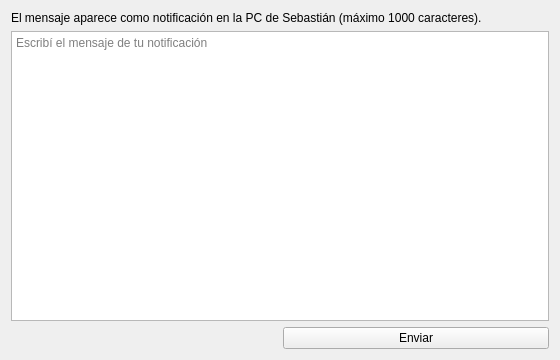
<?xml version="1.0" encoding="UTF-8"?>
<ui version="4.0">
 <class>PaginaNotificacion</class>
 <widget class="QWidget" name="PaginaNotificacion">
  <property name="geometry">
   <rect>
    <x>0</x>
    <y>0</y>
    <width>560</width>
    <height>360</height>
   </rect>
  </property>
  <property name="windowTitle">
   <string>Notificaciones</string>
  </property>
  <layout class="QVBoxLayout" name="layoutPrincipal">
   <item>
    <widget class="QLabel" name="etiquetaDescripcion">
     <property name="text">
      <string>El mensaje aparece como notificación en la PC de Sebastián (máximo 1000 caracteres).</string>
     </property>
     <property name="wordWrap">
      <bool>true</bool>
     </property>
    </widget>
   </item>
   <item>
    <widget class="QPlainTextEdit" name="editMensaje">
     <property name="placeholderText">
      <string>Escribí el mensaje de tu notificación</string>
     </property>
    </widget>
   </item>
   <item>
    <layout class="QHBoxLayout" name="layoutBotones">
     <item>
      <widget class="QLabel" name="etiquetaEstado">
       <property name="text">
        <string/>
       </property>
       <property name="wordWrap">
        <bool>true</bool>
       </property>
      </widget>
     </item>
     <item>
      <widget class="QPushButton" name="botonEnviar">
       <property name="text">
        <string>Enviar</string>
       </property>
       <property name="icon">
        <iconset theme="mail-send"/>
       </property>
      </widget>
     </item>
    </layout>
   </item>
  </layout>
 </widget>
 <resources/>
 <connections/>
</ui>
